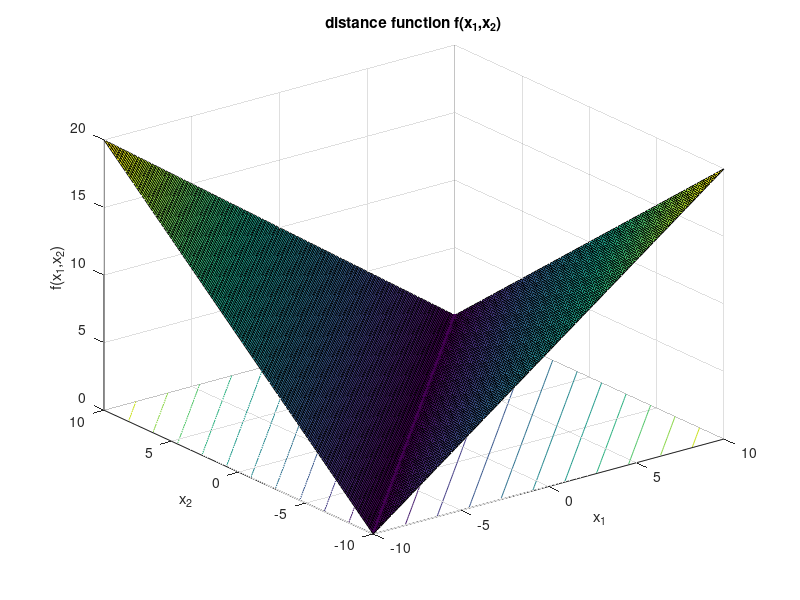

The MATLAB script that drew this image:
clear % delete all variables in workspace

% fix range for plotting for x1 and x2 
x1_vector = linspace(-10,10,100); % e.g. range from -8 to 12 with 50 points for quadratic function
x2_vector = linspace(-10,10,100);

% calculate function values z = f(x1,x2) 
for i = 1:length(x1_vector)
  x1 = x1_vector(i);
  for j = 1:length(x2_vector)
    x2 = x2_vector(j);
		% matrix f contains in the j-th row and i-th column the function value f(x1_vector(i),x2_vector(j))
		f(j,i) = abs(x1-x2);
		% f(j,i) = quadFct([x1;x2]);
		% f(j,i) = rosenbrockFct([x1;x2]);
		% f(j,i) = periodicFct([x1;x2]);
  end
end

% generate plot
figure(1); clf   % optional: choose figure and delete its content
surfc(x1_vector,x2_vector,f,'FaceAlpha',1.0,'FaceColor','interp');
% axes label
xlabel('x_1'); %x-axis
ylabel('x_2'); %y-axis
zlabel('f(x_1,x_2)'); %z-axis
title('distance function f(x_1,x_2)');
%title('quadratic function f(x_1,x_2)');
%title('Rosenbrock function f(x_1,x_2)');
%title('periodic function f(x_1,x_2)');

